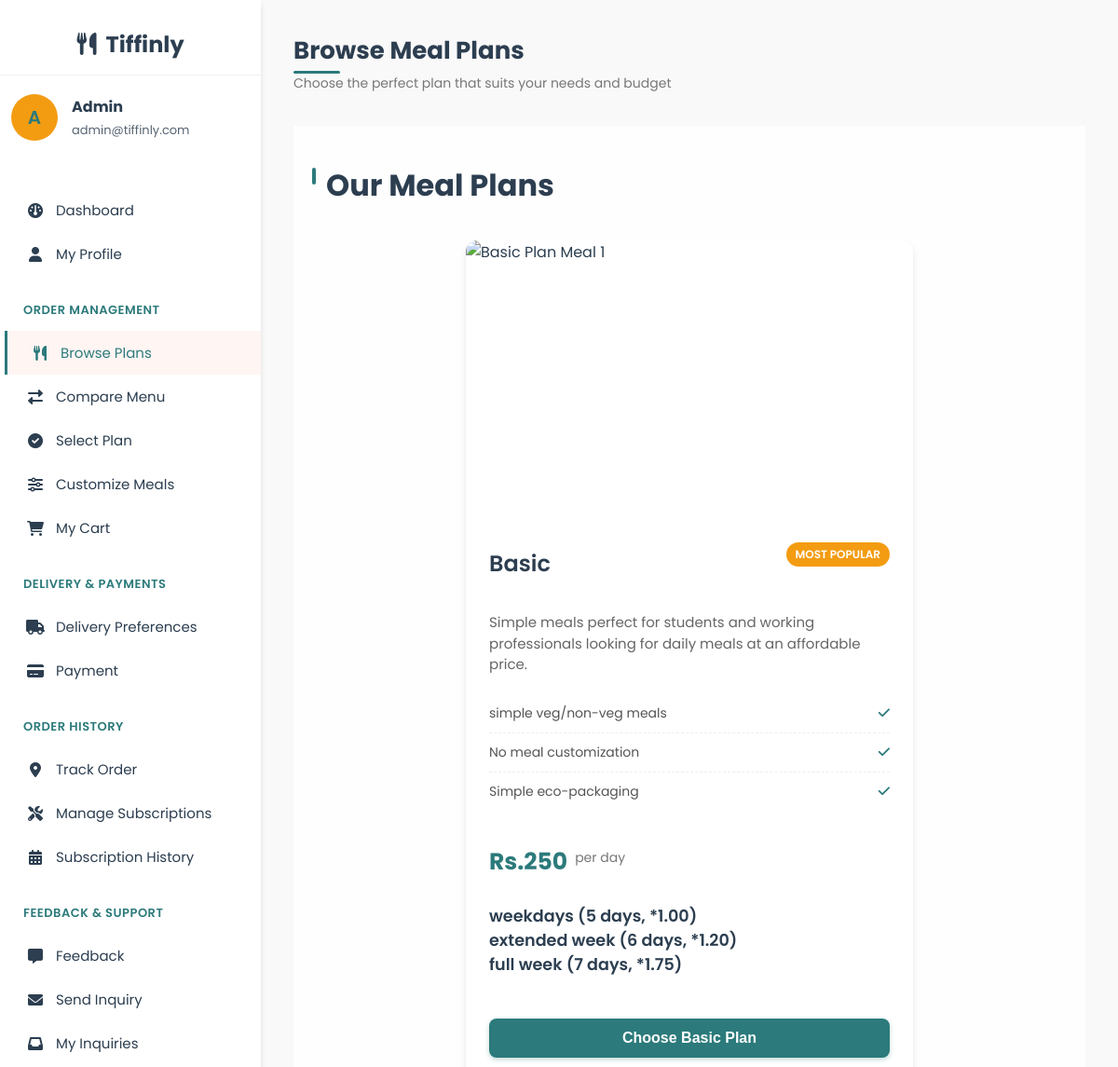
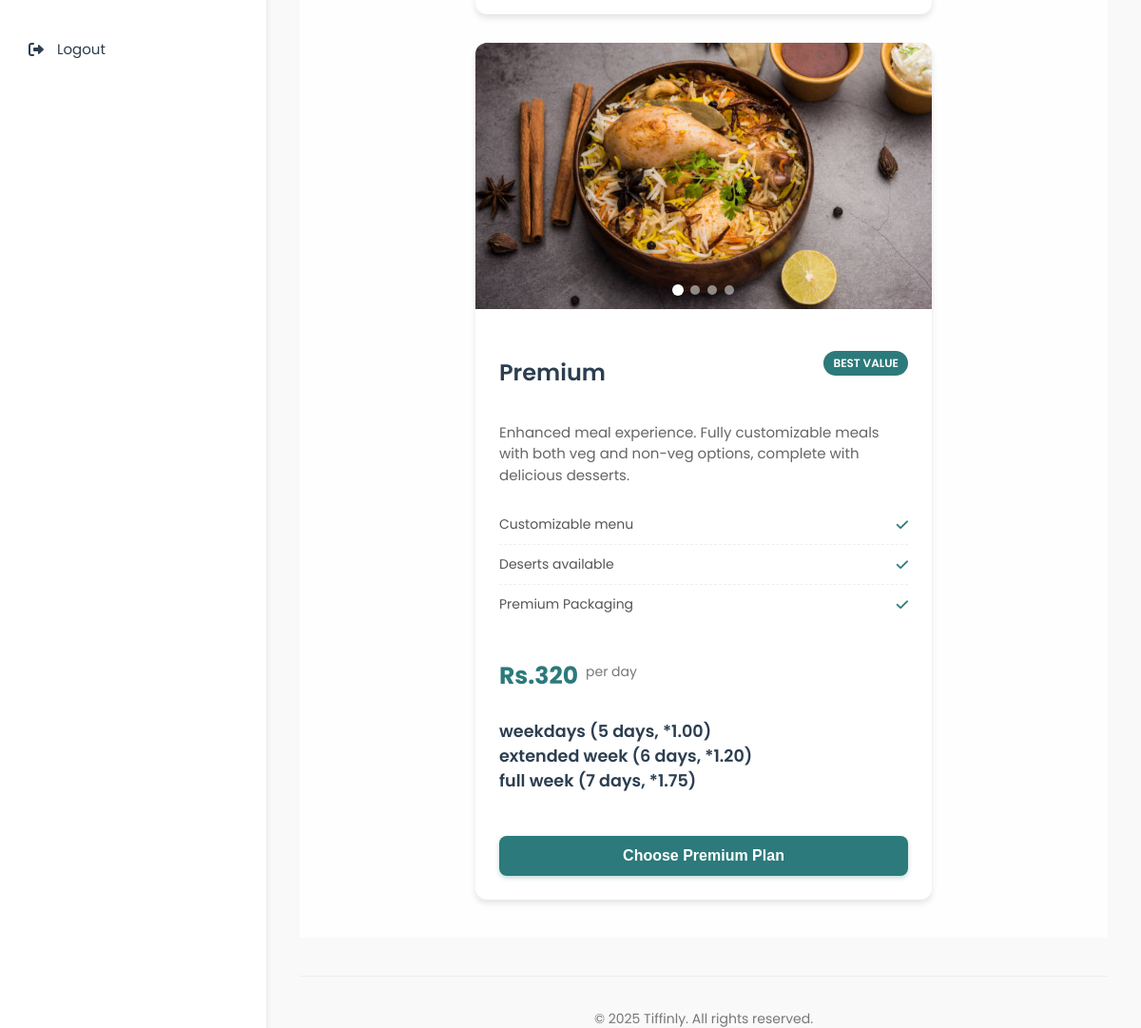
The app's page /user/browse_plans.php (signed in) with its own data (2 pictures, top to bottom).
### tables this page shows
CREATE TABLE `users` (
  `user_id` int(11) NOT NULL,
  `name` varchar(100) NOT NULL,
  `email` varchar(100) NOT NULL,
  `password` varchar(255) NOT NULL,
  `phone` varchar(15) DEFAULT NULL,
  `role` enum('user','admin','delivery') DEFAULT 'user',
  `created_at` timestamp NOT NULL DEFAULT current_timestamp(),
  `security_question` varchar(255) NOT NULL,
  `security_answer` varchar(255) NOT NULL
);

### user/browse_plans.php (the view, shortened to what this page needs)
<?php
$db = new mysqli('localhost', 'root', '', 'tiffinly');
$user_id = $_SESSION['user_id'];
$user_query = $db->prepare("SELECT name, email, phone FROM users WHERE user_id = ?");
$user_query->bind_param("i", $user_id);
$user_query->execute();
$user_result = $user_query->get_result();
$user = $user_result->fetch_assoc();
$has_active_subscription = false;
$plans = [];
$plan_sql = "SELECT mp.plan_id, mp.plan_name, mp.description, mp.plan_type, mp.base_price, mp.is_active,
                    so.schedule_type, so.price_multiplier, so.days_count
             FROM meal_plans mp
             LEFT JOIN plan_schedule_options so ON so.plan_id = mp.plan_id
             WHERE mp.is_active = 1
             ORDER BY FIELD(mp.plan_type,'basic','premium'), mp.is_active DESC, mp.plan_id DESC";
$res = $db->query($plan_sql);
if ($res) {
    while ($row = $res->fetch_assoc()) {
        $pt = strtolower($row['plan_type']);
        if (!isset($plans[$pt])) {
                $plans[$pt] = [
                    'plan_id' => (int)$row['plan_id'],
                    'plan_name' => $row['plan_name'],
                    'description' => $row['description'],
                    'base_price' => $pt === 'basic' ? 250 : 320,
                    'schedules' => []
                ];
        }
        if (!empty($row["schedule_type"])) {
            if ((int)$row['plan_id'] === (int)$plans[$pt]['plan_id']) {
                $plans[$pt]['schedules'][$row['schedule_type']] = [
                    'multiplier' => (float)$row['price_multiplier'],
                    'days' => is_null($row['days_count']) ? null : (int)$row['days_count']
                ];
            }
        }
    }
}
$images_by_type = ['basic' => [], 'premium' => []];
$features_by_type = ['basic' => [], 'premium' => []];
$plan_ids = [];
foreach (['basic','premium'] as $pt) { if (isset($plans[$pt])) { $plan_ids[$pt] = (int)$plans[$pt]['plan_id']; } }
if (!empty($plan_ids)) {
    $ids_list = implode(',', array_map('intval', array_values($plan_ids)));
    if ($ids_list !== '') {
        $q1 = $db->query("SELECT plan_id, image_url FROM plan_images WHERE plan_id IN ($ids_list) ORDER BY sort_order, image_id");
        if ($q1) {
            while ($r = $q1->fetch_assoc()) {
                $pid = (int)$r['plan_id'];
                $type = array_search($pid, $plan_ids, true);
                if ($type) { $images_by_type[$type][] = $r['image_url']; }
            }
        }
        $q2 = $db->query("SELECT plan_id, feature_text FROM plan_features WHERE plan_id IN ($ids_list) ORDER BY sort_order, feature_id");
        if ($q2) {
            while ($r = $q2->fetch_assoc()) {
                $pid = (int)$r['plan_id'];
                $type = array_search($pid, $plan_ids, true);
                if ($type) { $features_by_type[$type][] = $r['feature_text']; }
            }
        }
    }
}
?>
<!DOCTYPE html>
<html lang="en">
<head>
    <link rel="stylesheet" href="https://cdnjs.cloudflare.com/ajax/libs/font-awesome/6.0.0-beta3/css/all.min.css">
    <link rel="stylesheet" href="user_css/user_dashboard_style.css">
    <link rel="stylesheet" href="user_css/profile_style.css">
    <link rel="stylesheet" href="user_css/browse_plans_style.css">
</head>
<body>
    <div class="dashboard-container">
        <div class="sidebar">
            <div class="sidebar-header">
                <i class="fas fa-utensils"></i>&nbsp Tiffinly
            </div>
            <div class="user-profile">
                <div class="user-avatar">
                    <?php echo strtoupper(substr($user['name'], 0, 1)); ?>
                </div>
                <div class="user-info">
                    <h4><?php echo htmlspecialchars($user['name']); ?></h4>
                    <p><?php echo htmlspecialchars($user['email']); ?></p>
                </div>
            </div>
            <div class="sidebar-menu">
                <a href="user_dashboard.php" class="menu-item">
                    <i class="fas fa-dashboard"></i> Dashboard
                </a>
                <a href="profile.php" class="menu-item">
                    <i class="fas fa-user"></i> My Profile
                </a>
                <div class="menu-category">Order Management</div>
                <a href="browse_plans.php" class="menu-item active">
                    <i class="fas fa-utensils"></i> Browse Plans
                </a>
                <a href="compare_plans.php" class="menu-item">
                    <i class="fas fa-exchange-alt"></i> Compare Menu
                </a>
                <a href="select_plan.php" class="menu-item">
                    <i class="fas fa-check-circle"></i> Select Plan
                </a>
                <a href="customize_meals.php" class="menu-item">
                    <i class="fas fa-sliders-h"></i> Customize Meals
                </a>
                <a href="cart.php" class="menu-item">
                    <i class="fas fa-shopping-cart"></i> My Cart
                </a>
                <div class="menu-category">Delivery & Payments</div>
                <a href="delivery_preferences.php" class="menu-item">
                    <i class="fas fa-truck"></i> Delivery Preferences
                </a>
                <a href="payment.php" class="menu-item">
                    <i class="fas fa-credit-card"></i> Payment
                </a>
                <div class="menu-category">Order History</div>
                <a href="track_order.php" class="menu-item">
                    <i class="fas fa-map-marker-alt"></i> Track Order
                </a>
                <a href="manage_subscriptions.php" class="menu-item">
                    <i class="fas fa-tools"></i> Manage Subscriptions
                </a>
                <a href="subscription_history.php" class="menu-item">
                    <i class="fas fa-calendar-alt"></i> Subscription History
                </a>
                <div class="menu-category">Feedback & Support</div>
                <a href="feedback.php" class="menu-item">
                    <i class="fas fa-comment-alt"></i> Feedback
                </a>
                <a href="support.php" class="menu-item">
                    <i class="fas fa-envelope"></i> Send Inquiry
                </a>
                <a href="my_inquiries.php" class="menu-item">
                    <i class="fas fa-inbox"></i> My Inquiries
                </a>
                <div style="margin-top: 30px;">
                    <a href="logout.php" class="menu-item">
                        <i class="fas fa-sign-out-alt"></i> Logout
                    </a>
                </div>
            </div>
        </div>
        <div class="main-content">
            <div class="header">
                <div class="welcome-message">
                    <h1>Browse Meal Plans</h1>
                    <p>Choose the perfect plan that suits your needs and budget</p>
                </div>
            </div>
            <section id="meal-plans" class="meal-plans-section pattern-bg">
                <div class="container">
                    <div class="text-center">
                        <h2 class="section-title">Our Meal Plans</h2>
                    </div>
                    <br>
                    <form method="POST" action="browse_plans.php">
                        <div class="plans-container">
                            <div class="meal-card">
                                <div class="slideshow-container" id="basic-plan-slideshow">
                                    <?php foreach ($images_by_type['basic'] as $index => $image): ?>
                                        <div class="slide <?php echo $index === 0 ? 'active' : ''; ?>">
                                        </div>
                                    <?php endforeach; ?>
                                    <div class="slide-nav">
                                        <?php foreach ($images_by_type['basic'] as $index => $image): ?>
                                            <div class="slide-dot <?php echo $index === 0 ? 'active' : ''; ?>"
                                                 data-index="<?php echo $index; ?>"></div>
                                        <?php endforeach; ?>
                                    </div>
                                </div>
                                <div class="card-body">
                                    <div class="title-badge-container">
                                        <h3 class="plan-title"><?php echo htmlspecialchars($plans['basic']['plan_name'] ?? 'Basic Plan'); ?></h3>
                                        <span class="plan-badge popular">Most Popular</span>
                                    </div>
                                    <p class="plan-description">
                                        <?php echo htmlspecialchars($plans['basic']['description'] ?? 'Simple meals. Perfect for students and individuals looking for daily meals at an affordable price.'); ?>
                                    </p>
                                    <div class="plan-features">
                                        <?php if (!empty($features_by_type['basic'])): ?>
                                            <?php foreach ($features_by_type['basic'] as $feat): ?>
                                                <div class="feature-row">
                                                    <span class="feature-text"><?php echo htmlspecialchars($feat); ?></span>
                                                    <i class="fas fa-check feature-check"></i>
                                                </div>
                                            <?php endforeach; ?>
                                        <?php endif; ?>
                                    </div>
                                   <div class="price-container">
        <div class="price-option"><span class="price-amount">Rs.<?php echo isset($plans['basic']['base_price']) ? $plans['basic']['base_price'] : '250'; ?></span><span class="price-period">per day</span></div>
        <div class="price-option" style="margin-top:8px;">
                <span style="font-weight:600;font-size:1.1em;">weekdays (5 days, *1.00)</span><br>
                <span style="font-weight:600;font-size:1.1em;">extended week (6 days, *1.20)</span><br>
                <span style="font-weight:600;font-size:1.1em;">full week (7 days, *1.75)</span>
        </div>
</div>
                                    <?php if ($has_active_subscription): ?>
                                        <button type="button" class="btn btn-primary btn-lg w-100 subscribe-btn" disabled style="opacity:0.6;cursor:not-allowed;">Choose Basic Plan</button>
                                    <?php else: ?>
                                        <button type="submit" name="select_plan" value="basic" class="btn btn-primary btn-lg w-100 subscribe-btn">Choose Basic Plan</button>
                                    <?php endif; ?>
                                </div>
                            </div>
                            <div class="meal-card">
                                <div class="slideshow-container" id="premium-plan-slideshow">
                                    <?php foreach ($images_by_type['premium'] as $index => $image): ?>
                                        <div class="slide <?php echo $index === 0 ? 'active' : ''; ?>">
                                        </div>
                                    <?php endforeach; ?>
                                    <div class="slide-nav">
                                        <?php foreach ($images_by_type['premium'] as $index => $image): ?>
                                            <div class="slide-dot <?php echo $index === 0 ? 'active' : ''; ?>"
                                                 data-index="<?php echo $index; ?>"></div>
                                        <?php endforeach; ?>
                                    </div>
                                </div>
                                <div class="card-body">
                                    <div class="title-badge-container">
                                        <h3 class="plan-title"><?php echo htmlspecialchars($plans['premium']['plan_name'] ?? 'Premium Plan'); ?></h3>
                                        <span class="plan-badge">Best Value</span>
                                    </div>
                                    <p class="plan-description">
                                        <?php echo htmlspecialchars($plans['premium']['description'] ?? 'Enhanced meal experience with premium ingredients and additional items for savouring taste.'); ?>
                                    </p>
                                    <div class="plan-features">
                                        <?php if (!empty($features_by_type['premium'])): ?>
                                            <?php foreach ($features_by_type['premium'] as $feat): ?>
                                                <div class="feature-row">
                                                    <span class="feature-text"><?php echo htmlspecialchars($feat); ?></span>
                                                    <i class="fas fa-check feature-check"></i>
                                                </div>
                                            <?php endforeach; ?>
                                        <?php endif; ?>
                                    </div>
                                    <div class="price-container">
            <div class="price-option"><span class="price-amount">Rs.<?php echo isset($plans['premium']['base_price']) ? $plans['premium']['base_price'] : '320'; ?></span><span class="price-period">per day</span></div>
            <div class="price-option" style="margin-top:8px;">
                <span style="font-weight:600;font-size:1.1em;">weekdays (5 days, *1.00)</span><br>
                <span style="font-weight:600;font-size:1.1em;">extended week (6 days, *1.20)</span><br>
                <span style="font-weight:600;font-size:1.1em;">full week (7 days, *1.75)</span>
            </div>
    </div>
                                        <?php if ($has_active_subscription): ?>
                                            <button type="button" class="btn btn-primary btn-lg w-100 subscribe-btn" disabled style="opacity:0.6;cursor:not-allowed;">Choose Premium Plan</button>
                                        <?php else: ?>
                                            <button type="submit" name="select_plan" value="premium" class="btn btn-primary btn-lg w-100 subscribe-btn">Choose Premium Plan</button>
                                        <?php endif; ?>
                                </div>
                            </div>
                        </div>
                    </form>
                </div>
            </section>
            <footer style="
                text-align: center;
                padding: 20px;
                margin-top: 40px;
                color: #777;
                font-size: 14px;
                border-top: 1px solid #eee;
                animation: fadeIn 0.8s ease-out;
            ">
                <p>&copy; 2025 Tiffinly. All rights reserved.</p>
            </footer>
        </div>
    </div>
</body>
</html>

### records on screen
users: name "A", name "Admin", email "admin@tiffinly.com"

### other values on screen
$plans['basic']['plan_name'] "Basic"
$plans['basic']['description'] "Simple meals perfect for students and working professionals looking for daily meals at an affordable price."
$feat "simple veg/non-veg meals"
$feat "No meal customization"
$feat "Simple eco-packaging"
$plans['basic']['base_price'] "250"
$plans['premium']['plan_name'] "Premium"
$plans['premium']['description'] "Enhanced meal experience. Fully customizable meals with both veg and non-veg options, complete with delicious desserts."
$feat "Customizable menu"
$feat "Deserts available"
$feat "Premium Packaging"
$plans['premium']['base_price'] "320"
